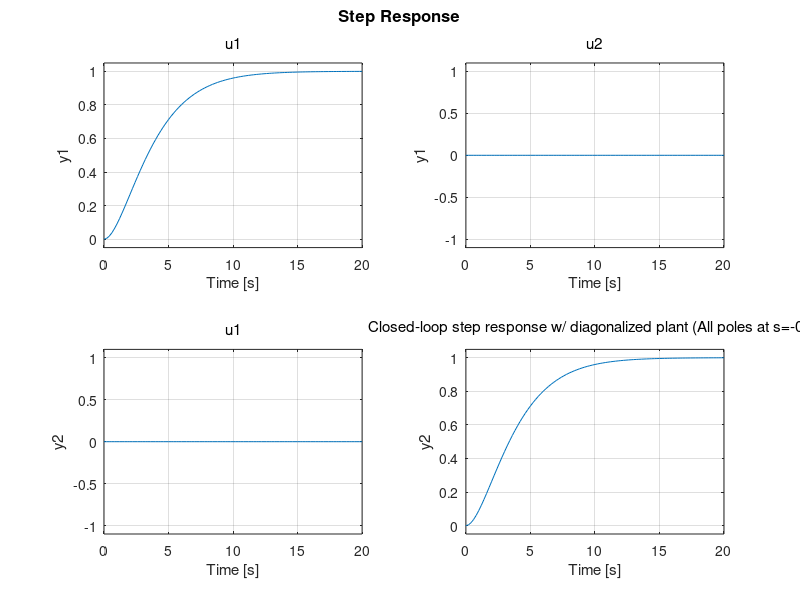
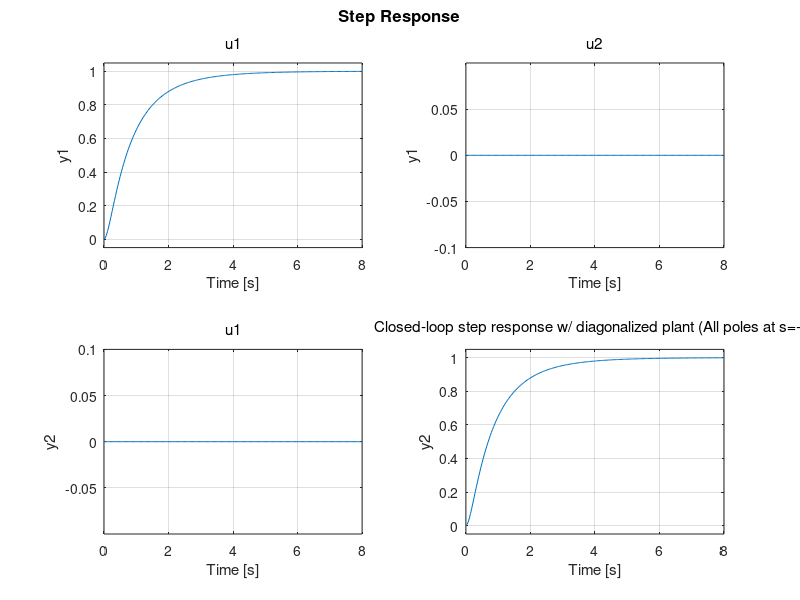
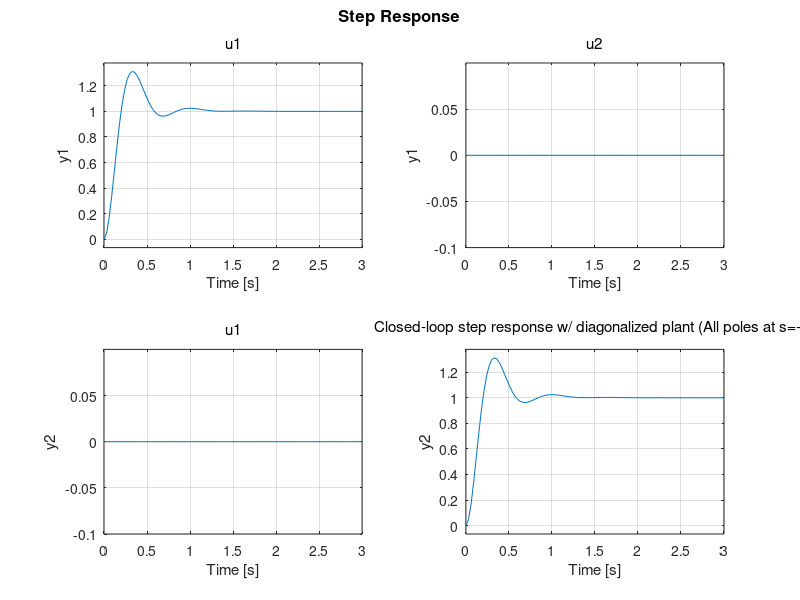
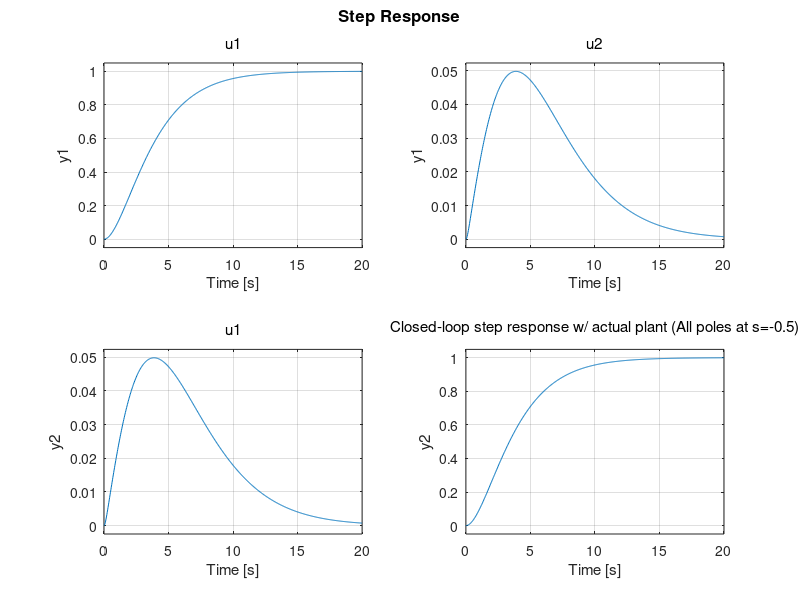

Write the MATLAB code that produced these figures, in order.
clear all;
close all;

%Navdeep Sidhu 20577393
%Ardalan Abolfazli 20571471
%Haiqiao Chen 20569361

%% Plotting closed-loop step response w/ diagonalized plant (3 cases)

s = tf('s');

P = [1/(s*(s+1)) 1/(s*(s+10));
     1/(s*(s+10)) 1/(s*(s+1))];
 
P_diag = [1/(s*(s+1)) 0;
          0 1/(s*(s+1))];

% All closed-loop poles at s = -0.5
Kp1 = 0.25;
Kd1 = 0; 
C1 = [Kp1+Kd1*s/(0.1*s+1) 0;
      0 Kp1+Kd1*s/(0.1*s+1)];
  
sys1_diag = feedback(P_diag*C1, eye(2));

figure
step(sys1_diag);
title('Closed-loop step response w/ diagonalized plant (All poles at s=-0.5)'); 

% All closed-loop poles at s = -1
Kp2 = 1;
Kd2 = 1;
C2 = [Kp2+Kd2*s/(0.1*s+1) 0;
      0 Kp2+Kd2*s/(0.1*s+1)];
  
sys2_diag = feedback(P_diag*C2, eye(2));

figure
step(sys2_diag);
title('Closed-loop step response w/ diagonalized plant (All poles at s=-1)'); 

% All closed-loop poles at s = -5
Kp3 = 25;
Kd3 = 9; 
C3 = [Kp3+Kd3*s/(0.1*s+1) 0;
      0 Kp3+Kd3*s/(0.1*s+1)];
  
sys3_diag = feedback(P_diag*C3, eye(2));

figure
step(sys3_diag);
title('Closed-loop step response w/ diagonalized plant (All poles at s=-5)'); 

%% Plotting closed-loop step response w/ actual plant (3 cases)

% All closed-loop poles at s = -0.5  
sys1_actual = feedback(P*C1, eye(2));

figure
step(sys1_actual);
title('Closed-loop step response w/ actual plant (All poles at s=-0.5)'); 

% All closed-loop poles at s = -1  
sys2_actual = feedback(P*C2, eye(2));

figure
step(sys2_actual);
title('Closed-loop step response w/ actual plant (All poles at s=-1)'); 

% All closed-loop poles at s = -5  
sys3_actual = feedback(P*C3, eye(2));

figure
step(sys3_actual);
title('Closed-loop step response w/ actual plant (All poles at s=-5)'); 

%% Decoupling the plant using T

P_low_freq = [1 1/10;
              1/10 1];

T = inv(P_low_freq);

C1_decoupled = T*C1;
C2_decoupled = T*C2;
C3_decoupled = T*C3;

sys1_decoupled = feedback(P*C1_decoupled, eye(2));
sys2_decoupled = feedback(P*C2_decoupled, eye(2));
sys3_decoupled = feedback(P*C3_decoupled, eye(2));

figure
step(sys1_decoupled);
title('Closed-loop step response w/ decoupling T (All poles at s=-0.5)');

figure
step(sys2_decoupled);
title('Closed-loop step response w/ decoupling T (All poles at s=-1)');

figure
step(sys3_decoupled);
title('Closed-loop step response w/ decoupling T (All poles at s=-5)');